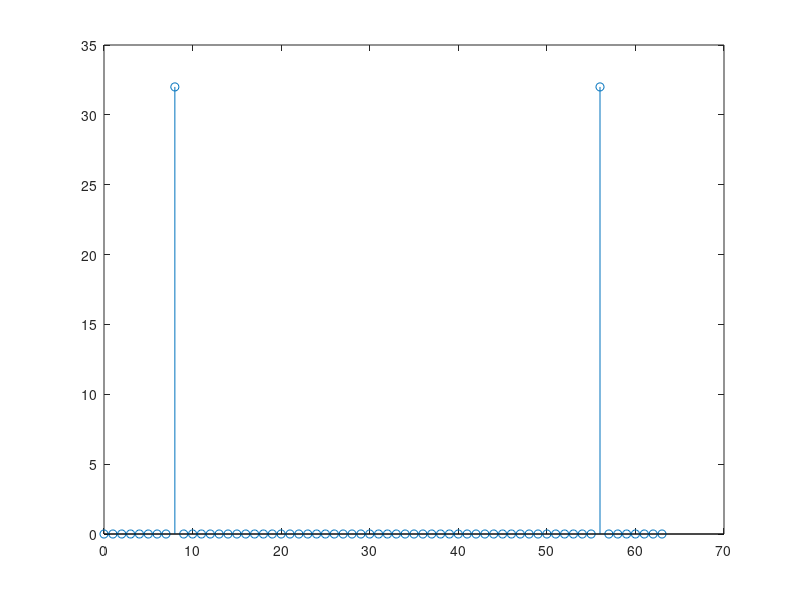

Source code (MATLAB):
clear all
close all

f = 10000;
Fs = 80000;
n = 0:63;
func = cos(2 * pi * f * n / Fs);
stem(n, abs(fft(func)));

% func2 = cos(2 * pi * f * 2 * n / Fs);
% FC = fft(func);
% FC2 = fft(func2);
% Z = FC .* FC2;
% c = conv(func, func2, 'same');
% C = fft(c);

